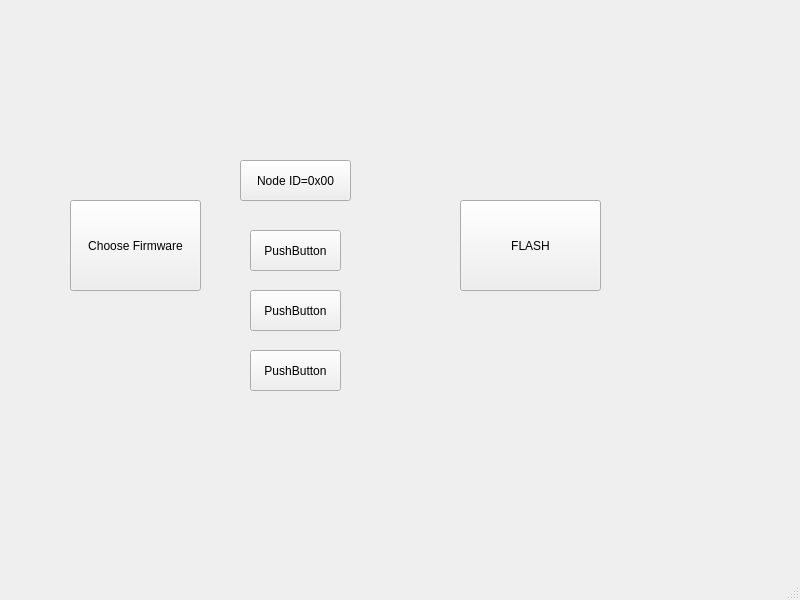
<?xml version="1.0" encoding="UTF-8"?>
<ui version="4.0">
 <class>MainWindow</class>
 <widget class="QMainWindow" name="MainWindow">
  <property name="geometry">
   <rect>
    <x>0</x>
    <y>0</y>
    <width>800</width>
    <height>600</height>
   </rect>
  </property>
  <property name="windowTitle">
   <string>MainWindow</string>
  </property>
  <widget class="QWidget" name="centralwidget">
   <widget class="QPushButton" name="BtnChooseFirmware">
    <property name="geometry">
     <rect>
      <x>70</x>
      <y>200</y>
      <width>131</width>
      <height>91</height>
     </rect>
    </property>
    <property name="text">
     <string>Choose Firmware</string>
    </property>
   </widget>
   <widget class="QPushButton" name="pushButton_2">
    <property name="geometry">
     <rect>
      <x>240</x>
      <y>160</y>
      <width>111</width>
      <height>41</height>
     </rect>
    </property>
    <property name="text">
     <string>Node ID=0x00</string>
    </property>
   </widget>
   <widget class="QPushButton" name="pushButton_3">
    <property name="geometry">
     <rect>
      <x>250</x>
      <y>230</y>
      <width>91</width>
      <height>41</height>
     </rect>
    </property>
    <property name="text">
     <string>PushButton</string>
    </property>
   </widget>
   <widget class="QPushButton" name="pushButton_4">
    <property name="geometry">
     <rect>
      <x>250</x>
      <y>290</y>
      <width>91</width>
      <height>41</height>
     </rect>
    </property>
    <property name="text">
     <string>PushButton</string>
    </property>
   </widget>
   <widget class="QPushButton" name="pushButton_5">
    <property name="geometry">
     <rect>
      <x>250</x>
      <y>350</y>
      <width>91</width>
      <height>41</height>
     </rect>
    </property>
    <property name="text">
     <string>PushButton</string>
    </property>
   </widget>
   <widget class="QPushButton" name="BtnFlash">
    <property name="geometry">
     <rect>
      <x>460</x>
      <y>200</y>
      <width>141</width>
      <height>91</height>
     </rect>
    </property>
    <property name="text">
     <string>FLASH</string>
    </property>
   </widget>
  </widget>
  <widget class="QMenuBar" name="menubar">
   <property name="geometry">
    <rect>
     <x>0</x>
     <y>0</y>
     <width>800</width>
     <height>22</height>
    </rect>
   </property>
  </widget>
  <widget class="QStatusBar" name="statusbar"/>
 </widget>
 <resources/>
 <connections>
  <connection>
   <sender>BtnChooseFirmware</sender>
   <signal>clicked()</signal>
   <receiver>MainWindow</receiver>
   <slot>chooseFirmware()</slot>
   <hints>
    <hint type="sourcelabel">
     <x>102</x>
     <y>167</y>
    </hint>
    <hint type="destinationlabel">
     <x>87</x>
     <y>229</y>
    </hint>
   </hints>
  </connection>
 </connections>
 <slots>
  <slot>chooseFirmware()</slot>
 </slots>
</ui>
